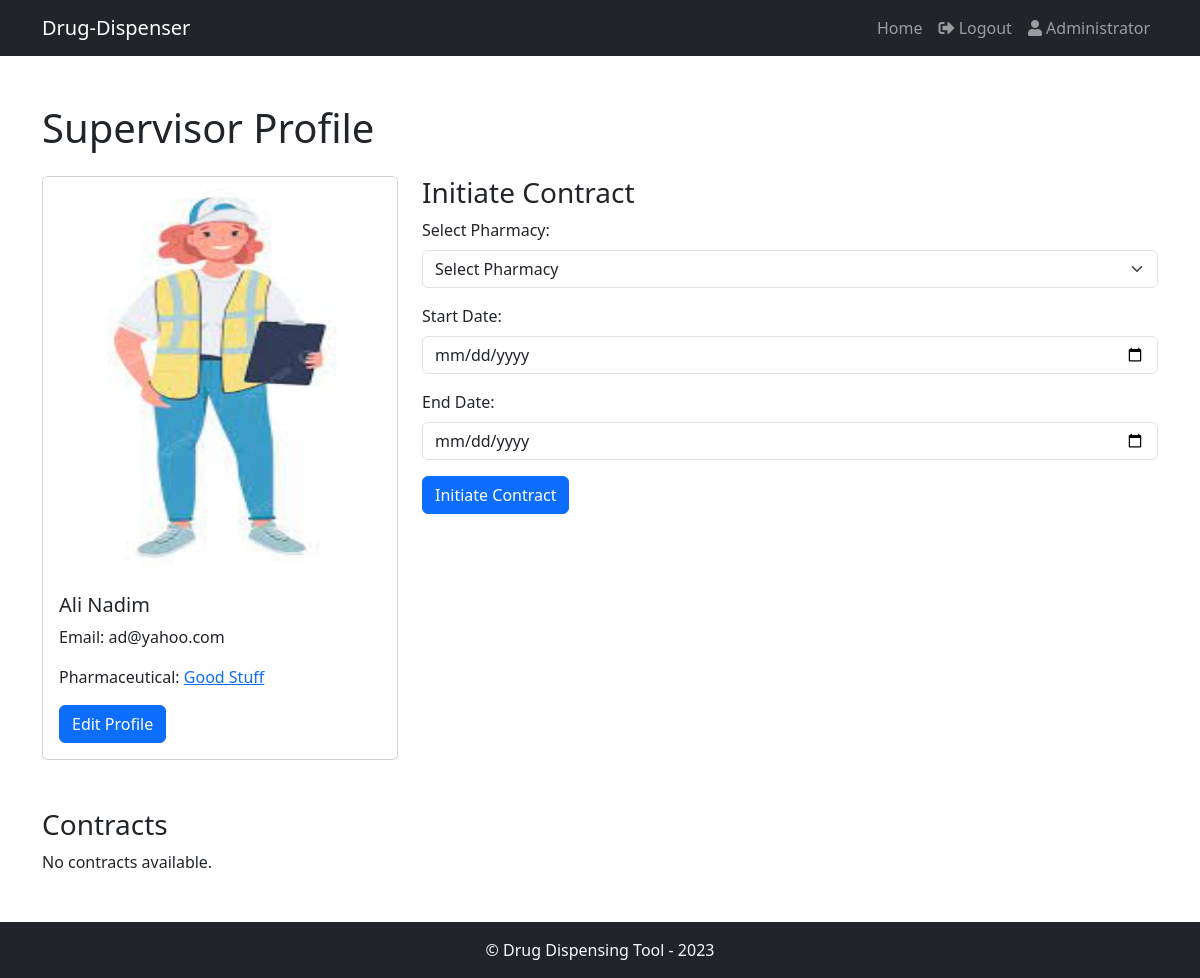
The page /profiles/supervisor_profile.php?supervisorId=1 (signed in) on the database its author committed.
### tables this page shows
CREATE TABLE `supervisor` (
  `supervisorId` int(11) NOT NULL,
  `name` varchar(50) NOT NULL,
  `pharmaceuticalId` int(11) DEFAULT NULL,
  `emailAddress` varchar(100) NOT NULL,
  `SSN` varchar(15) DEFAULT NULL,
  `passwordHash` varchar(100) NOT NULL
);

CREATE TABLE `pharmaceutical` (
  `pharmaceuticalId` int(11) NOT NULL,
  `name` varchar(100) NOT NULL,
  `emailAddress` varchar(100) NOT NULL,
  `phoneNumber` varchar(20) DEFAULT NULL
);

### profiles/supervisor_profile.php (the view, shortened to what this page needs)
<?php
require_once('../database.php');
$supervisorId = $_GET['supervisorId'];
$supervisor = array();
$conn = new mysqli($host, $username, $databasePassword, $databaseName);
if ($conn->connect_error) {
	die("Connection failed: " . $conn->connect_error);
} else {
	$sql = "SELECT s.*, p.name as pharmaceuticalName FROM supervisor s
		INNER JOIN pharmaceutical p ON s.pharmaceuticalId = p.pharmaceuticalId
		WHERE s.supervisorId = $supervisorId";
	$result = $conn->query($sql);
	if ($result->num_rows === 1) {
		$supervisor = $result->fetch_assoc();
	} else {
		header("Location: ../errors/404.php");
		exit();
	}
}
$contracts = array();
?>
<!DOCTYPE html>
<html lang="en">
<head>
    <link rel="stylesheet" href="https://cdnjs.cloudflare.com/ajax/libs/bootstrap/5.3.0/css/bootstrap.min.css">
</head>
<body>
<?php
include_once '../commons.php';
echo $header;
?>
    <div class="container mt-5">
	<h1>Supervisor Profile</h1>
	<div class="row mt-4">
	    <div class="col-md-4">
		<div class="card">
		    <img src="../static/images/supervisor.jpeg" class="card-img-top" alt="Supervisor Thumbnail" style = "width: 100%; height: 400px;">
		    <div class="card-body">
			<h5 class="card-title"><?= $supervisor['name'] ?></h5>
			<p class="card-text">Email: <?= $supervisor['emailAddress'] ?></p>
			<p class="card-text">Pharmaceutical: <a href="pharmaceutical_profile.php?pharmaceuticalId=<?= $supervisor['pharmaceuticalId'] ?>"><?= $supervisor['pharmaceuticalName'] ?></a></p>
			<?php if ($_SESSION['user'] === 'administrator') { ?>
			    <a href="../edit/edit_supervisor.php?supervisorId=<?= $supervisorId ?>" class="btn btn-primary">Edit Profile</a>
			<?php } ?>
		    </div>
		</div>
	    </div>
	    <div class="col-md-8">
		<h3>Initiate Contract</h3>
		<form action="" method="post">
		    <div class="mb-3">
			<label for="pharmacyId" class="form-label">Select Pharmacy:</label>
			<select class="form-select" name="pharmacyId" id="pharmacyId">
			    <option value="" disabled selected>Select Pharmacy</option>
			</select>
		    </div>
		    <div class="mb-3">
			<label for="startDate" class="form-label">Start Date:</label>
			<input type="date" class="form-control" id="startDate" name="startDate" required>
		    </div>
		    <div class="mb-3">
			<label for="endDate" class="form-label">End Date:</label>
			<input type="date" class="form-control" id="endDate" name="endDate" required>
		    </div>
		    <button type="submit" class="btn btn-primary" name="initiateContract">Initiate Contract</button>
		</form>
	    </div>
	</div>
	<div class="mt-5">
	    <h3>Contracts</h3>
	    <?php if (!empty($contracts)) { ?>
		<table class="table table-bordered mt-2">
		    <thead>
			<tr>
			    <th>Contract ID</th>
			    <th>Pharmacy</th>
			    <th>Start Date</th>
			    <th>End Date</th>
			    <th>Period</th>
			</tr>
		    </thead>
		    <tbody>
<?php
foreach ($contracts as $contract) {
	$startDate = date('D d M, Y', strtotime($contract['startDate']));
	$endDate = date('D d M, Y', strtotime($contract['endDate']));
	$period = date_diff(date_create($contract['startDate']), date_create($contract['endDate']))->format('%a days');
	echo "<tr>";
	echo "<td><a href='../edit/contract_profile.php?contractId={$contract['contractId']}'>{$contract['contractId']}</a></td>";
	echo "<td><a href='../profiles/pharmacy_profile.php?pharmacyId={$contract['pharmacyId']}'>{$contract['pharmacyName']}</a></td>";
	echo "<td>{$startDate}</td>";
	echo "<td>{$endDate}</td>";
	echo "<td>{$period}</td>";
	echo "</tr>";
}
?>
		    </tbody>
		</table>
<?php } else {
echo "<p>No contracts available.</p>";
} ?>
	</div>
    </div>
    <?php echo $footer; ?>
</body>
</html>

### rows shown on the page
supervisor: name "Ali Nadim", emailAddress "ad@yahoo.com", pharmaceuticalId.name "Good Stuff"

### other values the page prints
$userDisplay "Administrator"
